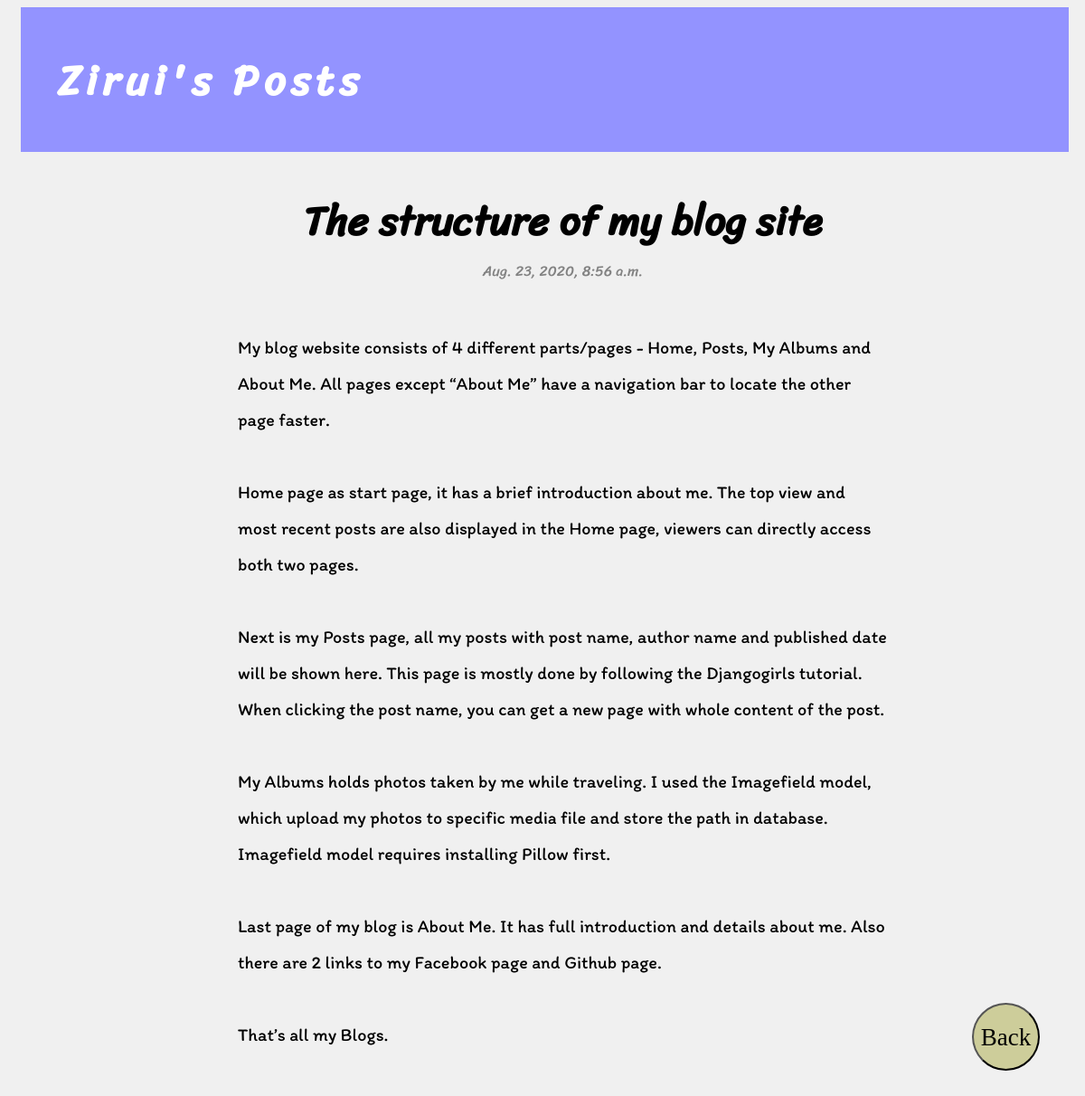
Page /post/4/ on the earlier database version.
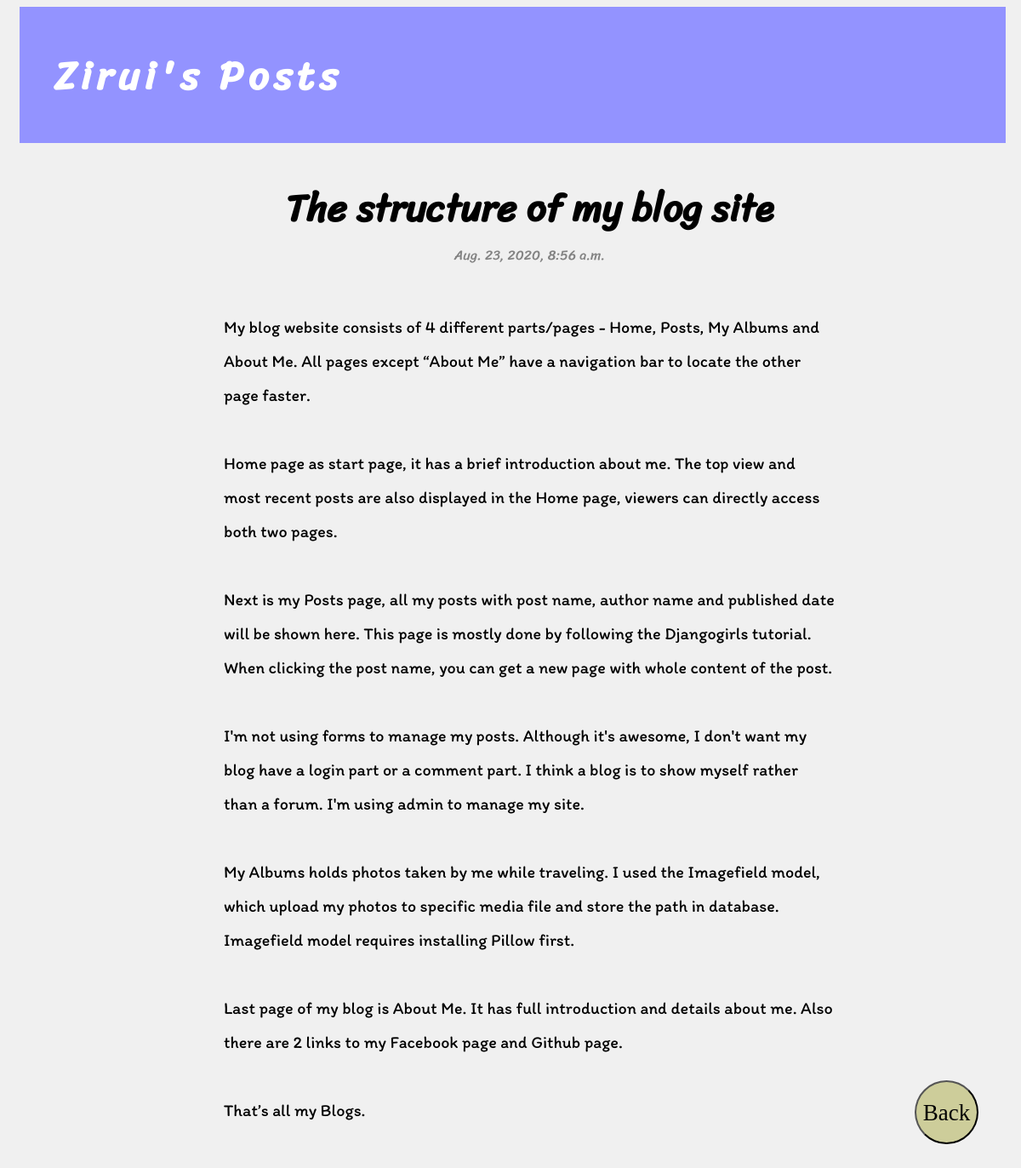
Same page on the later database version.
### blog/models.py (models this page shows, shortened)
class Post(models.Model):
    author = models.ForeignKey(settings.AUTH_USER_MODEL, on_delete=models.CASCADE)
    title = models.CharField(max_length=200)
    text = models.TextField()
    created_date = models.DateTimeField(default=timezone.now)
    published_date = models.DateTimeField(blank=True, null=True)
    total_views = models.PositiveIntegerField(default=0);

### blog/views.py (the view)
# urls.py: path('post/<int:pk>/', views.post_detail, name='post_detail'),
def post_detail(request, pk):
    post = get_object_or_404(Post, pk=pk)
    post.total_views += 1
    post.save(update_fields=['total_views'])
    return render(request, 'blog/post_detail.html',{'post':post})

### blog/templates/blog/post_detail.html
{% extends 'blog/base.html'%}
{% block content %}
	<div class="post">
		<h2>{{ post.title }}</h2>
		{% if post.published_date %}
			<div class="date">
				{{ post.published_date }}
			</div>
		{% endif %}
		<div class="essay">
			<p>{{ post.text|linebreaksbr }}</p>
		</div>
	</div>
{% endblock %}

Differences in the rows shown:
changed Post "The structure of my blog site": text "…content of the post. My Albums holds photos…" → "…content of the post. I'm not using forms to manage my posts. Although it's awesome, I don't want my blog have a login part or a comment part. I think a blog is to show myself rather than a forum. I'm using admin to manage my site. My Albums holds photos…"
